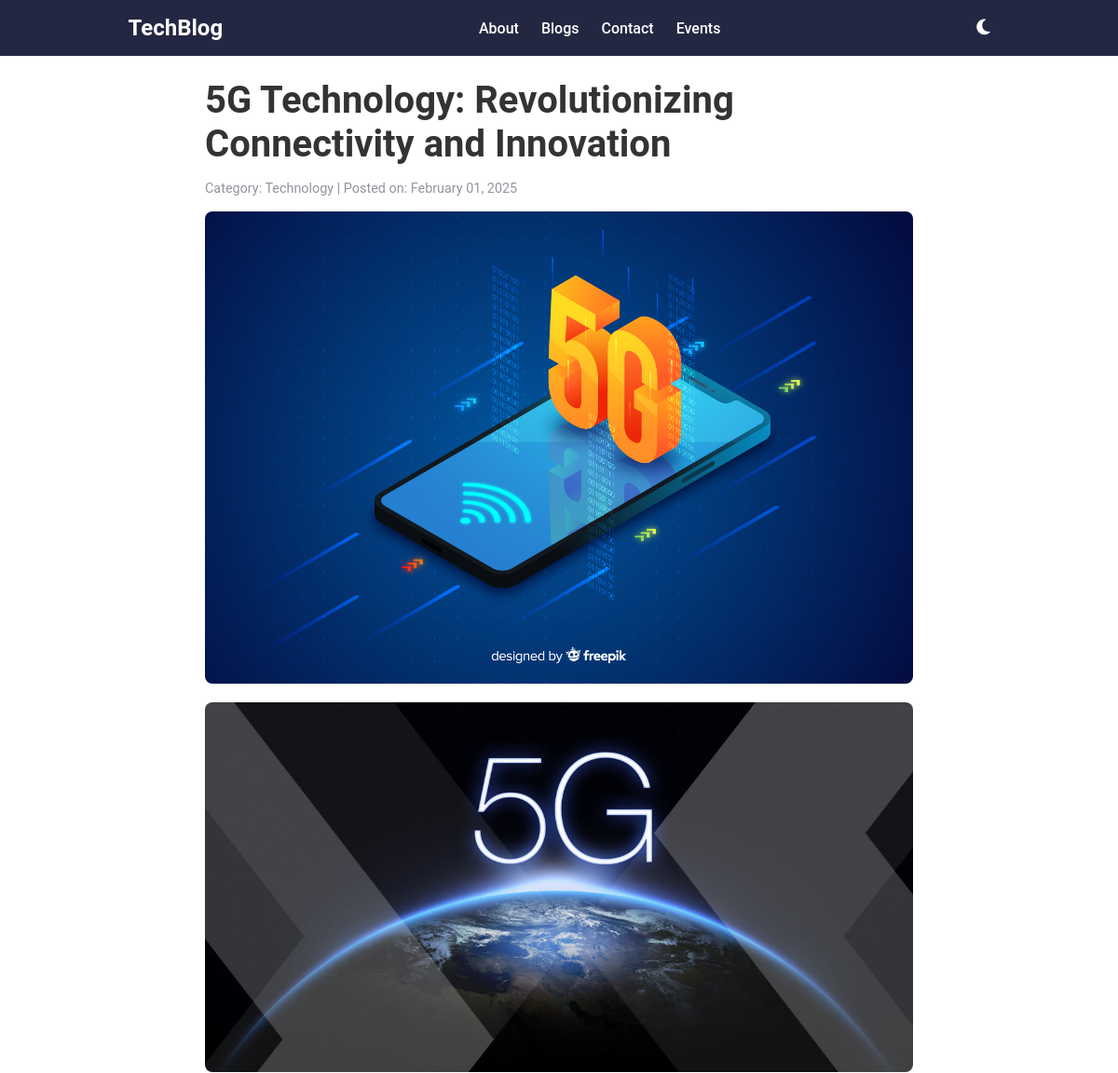
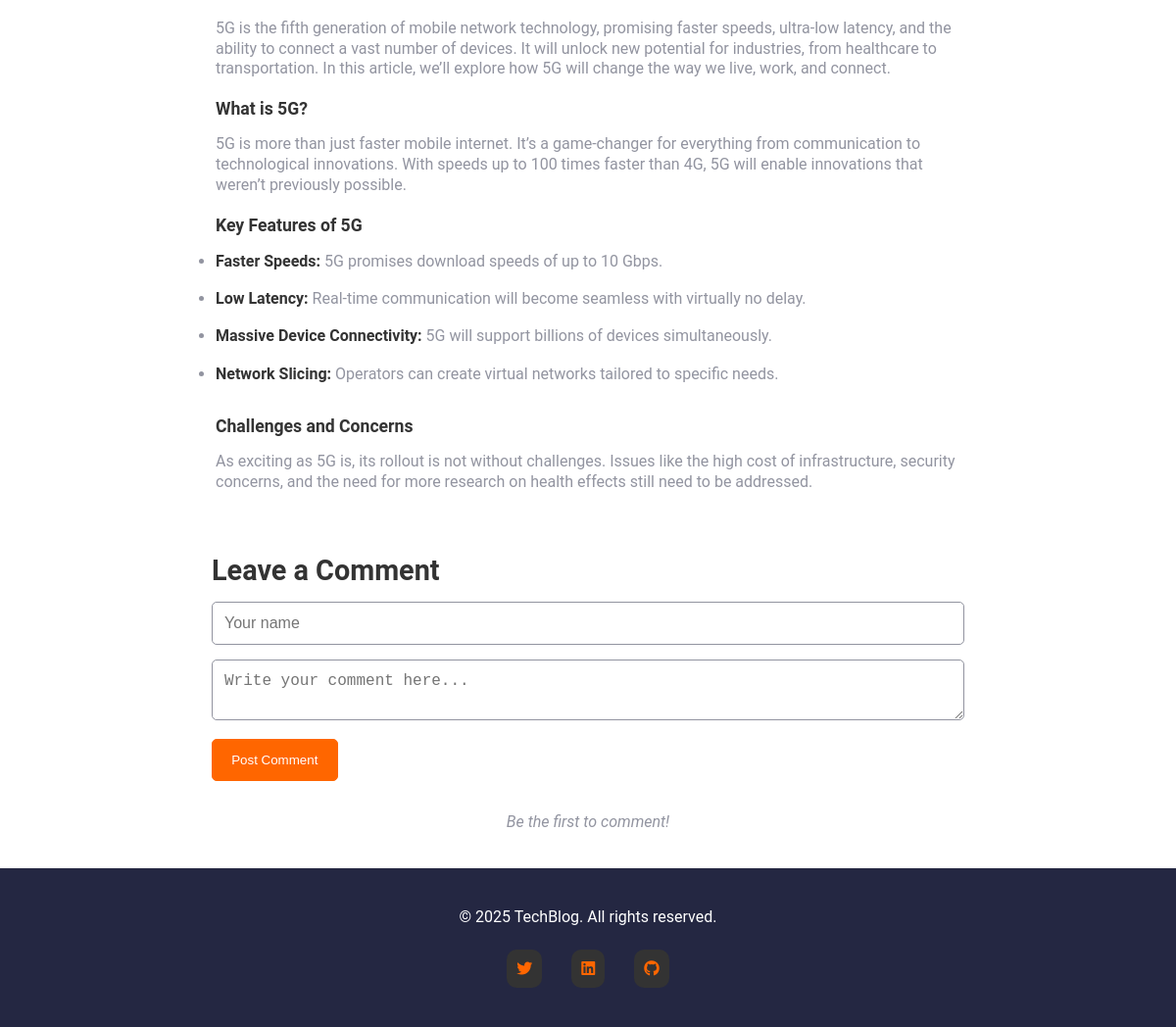
The app's page /post/4 with its own data (2 pictures, top to bottom).
### models.py (models this page shows)
class Post(db.Model):
    __tablename__ = 'posts'
    id = db.Column(db.Integer, primary_key=True)
    title = db.Column(db.String(100), nullable=False)
    excerpt = db.Column(db.String(255), nullable=False)
    content = db.Column(db.Text, nullable=False)
    category = db.Column(db.String(50))
    date_posted = db.Column(db.DateTime, default=datetime.utcnow)
    comments = db.relationship('Comment', backref='post', lazy=True)
    image_url = db.Column(db.String(200), nullable=True)

### app.py (the view)
    @app.route("/post/<int:post_id>")
    def post(post_id):
        post = Post.query.get_or_404(post_id)
        comments = Comment.query.filter_by(post_id=post.id).all()
        return render_template("post.html", post=post, comments=comments)

### templates/post.html (shortened to what this page needs)
{% extends "base.html" %}
{% block content %}
<article class="blog-post">
  <h1>{{ post.title }}</h1>
  <p class="post-meta">
    <span>Category: {{ post.category }} |</span>
    <span>Posted on: {{ post.date_posted.strftime('%B %d, %Y') }}</span>
  </p>
  <img src="{{ post.image_url }}" alt="Image for {{ post.title }}" class="post-image">
  <div class="post-content">
    {{ post.content|safe }}
  </div>
</article>
<section id="comments" class="comments-section">
  <h2>Leave a Comment</h2>
  <form id="comment-form" method="POST" action="/add_comment/{{ post.id }}">
    <input type="text" name="username" class="comment-input" placeholder="Your name" required>
    <textarea name="content" class="comment-input" placeholder="Write your comment here..." required></textarea>
    <button type="submit" class="submit-comment-btn">Post Comment</button>
  </form>
  <div id="comment-list" class="comment-list">
    {% if comments %}
    {% for comment in comments %}
    <div class="comment">
      <div class="comment-header">
        <div class="avatar">{{ comment.username[0] | upper }}</div>
        <h3>{{ comment.username }}</h3>
      </div>
      <p class="comment-content">{{ comment.body }}</p>
      <p class="comment-date">Posted on: {{ comment.date_posted.strftime('%B %d, %Y at %I:%M %p') }}</p>
    </div>
    {% endfor %}
    {% else %}
    <p class="no-comments">Be the first to comment!</p>
    {% endif %}
  </div>
</section>
{% endblock %}

### static/css/styles.css (style rules this page uses)
:root { --background-color: hsl(0, 0%, 100%); --text-color: hsl(0, 0%, 20%); --logo-color: hsl(0, 0%, 100%); --link-color: hsl(24, 100%, 50%); --button-bg: hsl(24, 100%, 50%); --button-color: hsl(0, 0%, 100%); --grey: hsl(231, 7%, 60%); --charcoal-grey: hsl(235, 18%, 26%); --dark-slate-grey: hsl(234, 29%, 20%); }
body { background-color: var(--background-color); font-family: "Roboto", "Open Sans", sans-serif, "Lora"; color: var(--text-color); transition: background-color 0.3s ease, color 0.3s ease; }
* { margin: 0; padding: 0; box-sizing: border-box; }
.post-content h2 { font-size: 1.1rem; margin-bottom: 1rem; width: 100%; }
.post-excerpt, .post-content p { font-size: 1rem; color: var(--grey); margin-bottom: 20px; line-height: 1.3; }
.post-meta { font-size: 0.9rem; color: var(--grey); margin-top: 0.8rem; }
.features { list-style: disc; margin-bottom: 2rem; }
.features li, .features-ol li { color: var(--grey); margin-bottom: 1rem; line-height: 1.4; }
li strong { color: var(--text-color); }
.blog-post { background-color: var(--background-color); padding: 20px; border-radius: 8px; margin-top: 4rem; max-width: 800px; margin: 0 auto; }
.blog-post h1 { font-size: 2.5rem; color: var(--text-color); margin-top: 4rem; margin-bottom: 1rem; }
.blog-post .post-meta { font-size: 0.9rem; color: var(--grey); margin-bottom: 1rem; }
.post-image { width: 100%; height: auto; border-radius: 8px; margin-bottom: 1rem; }
h2 { font-size: 1.8rem; margin-top: 1rem; margin-bottom: 1rem; }
.comments-section { margin-top: 1rem; padding: 0.4rem 1rem; border-radius: 8px; max-width: 800px; margin: 0 auto; }
.comments-section h2 { font-size: 1.8rem; margin-bottom: 15px; }
.comment-input { width: 100%; padding: 12px; font-size: 1rem; margin-bottom: 15px; border: 1px solid var(--grey); border-radius: 5px; }
.submit-comment-btn { padding: 0.8rem 1.2rem; background-color: var(--button-bg); color: var(--button-color); border: 1px solid var(--button-bg); border-radius: 5px; cursor: pointer; transition: background-color 0.4s ease; }
.comment-list { margin: 2rem 0; }
.no-comments { font-style: italic; color: var(--grey); text-align: center; margin-top: 1em; }

### records on screen
Post: title "5G Technology: Revolutionizing Connectivity and Innovation", category "Technology", date_posted "February 01, 2025", image_url (picture), content (picture), content "5G is the fifth generation of mobile network technology, promising faster speeds, ultra-low latency, and the ability to connect a vast number of devices. It will unlock new potential for industries, from healthcare to transportation. In this article, we’ll explore how 5G will change the way we live, work, and connect. What is 5G? 5G is more than just faster mobile internet. It’s a game-changer for everything from communication to technological innovations. With speeds up to 100 times faster than 4G, 5G will enable innovations that weren’t previously possible. Key Features of 5G Faster Speeds: 5G promises download speeds of up to 10 Gbps. Low Latency: Real-time communication will become…"
